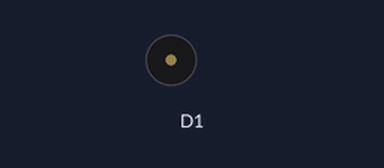
A sketch run on a simulated ESP8266 (NodeMCU). Shown: buzzer (waves = sounding).

Above: at 0.1 s.
Timing chart, 0 to 1.6 s (numbered marks = the images above):
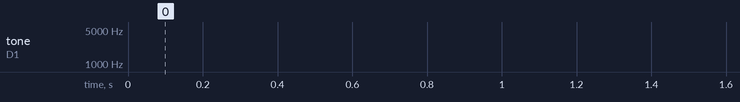

The sketch:

sound.ino
```cpp
float sinVal;
int toneVal;

void setup(){
    pinMode(D1, OUTPUT);
}

void loop(){
    for(int x=0; x<180; x++){
        sinVal = (sin(x*(3.1412/180)));
        toneVal = 2000 + (int(sinVal*1000));
        tone(D1, toneVal);
        delay(2);
    }
}
```
